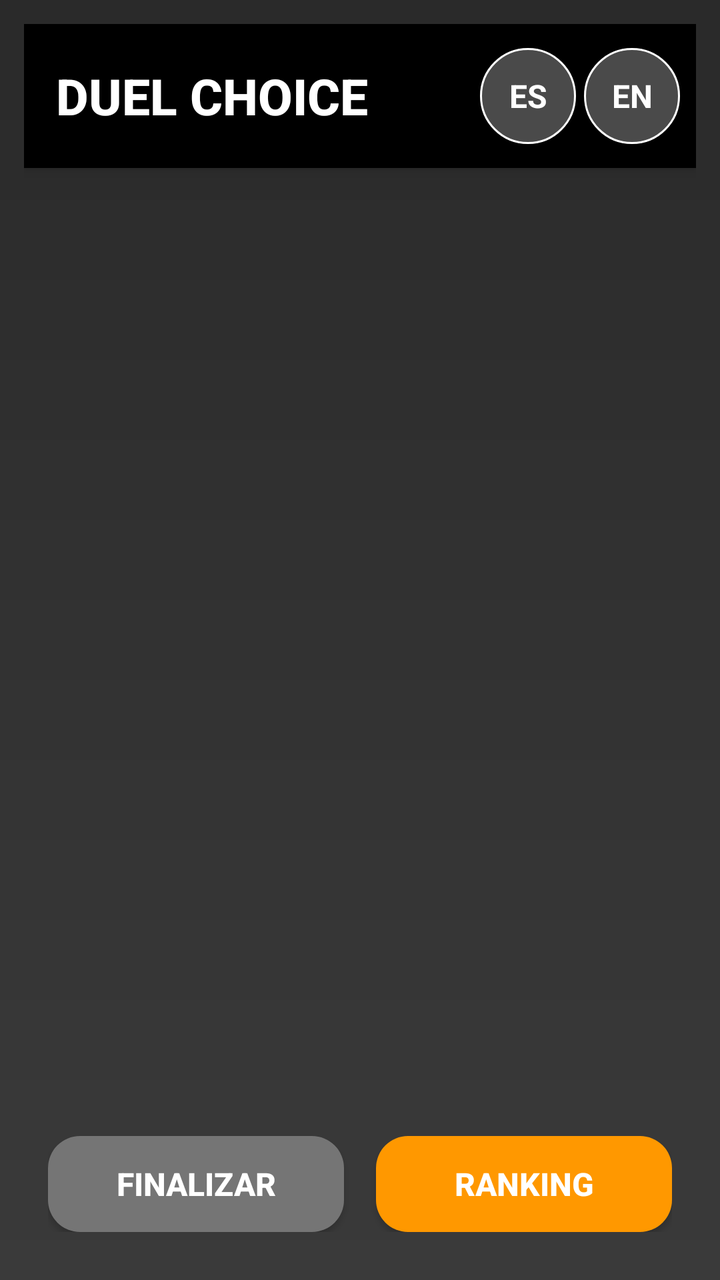
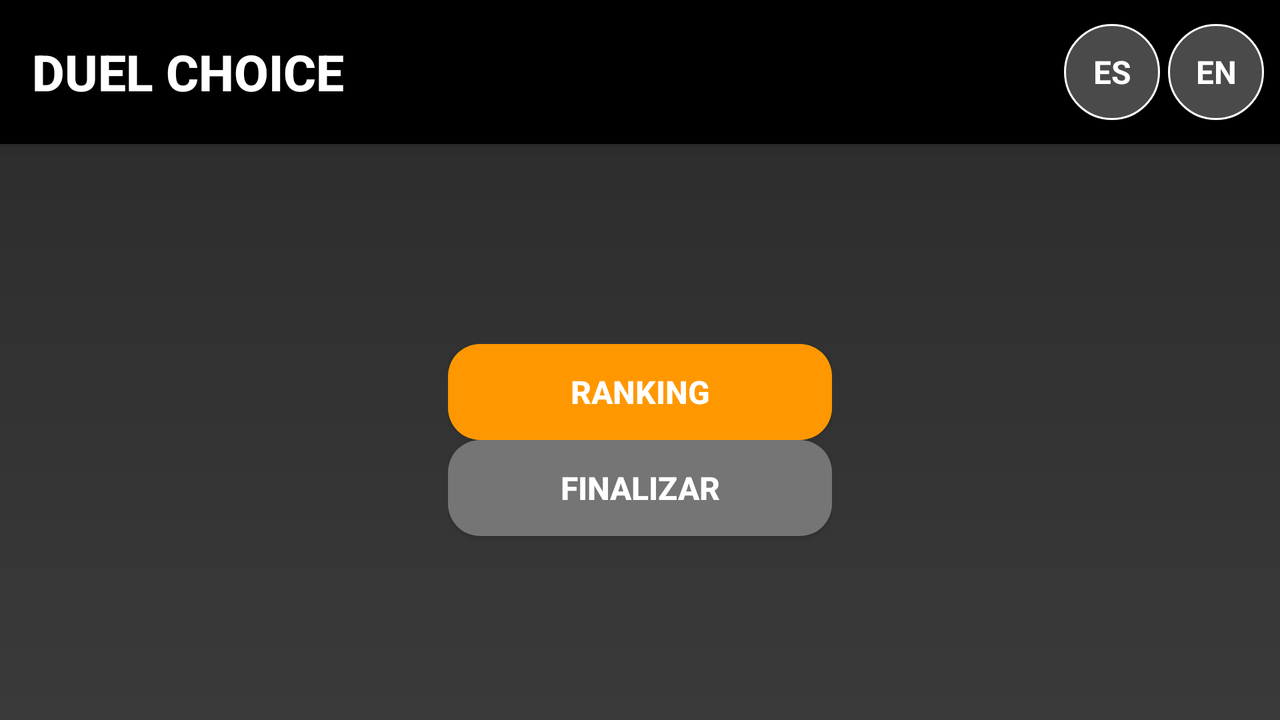

An Android layout and its configuration variant, each rendered on a device that would load it. The default file and the variant file are quoted in full after the pictures.
<!-- AndroidManifest.xml: application theme Theme.DuelChoice -->
<!-- res/layout/activity_juego.xml -->
<LinearLayout xmlns:android="http://schemas.android.com/apk/res/android"
    android:layout_width="match_parent"
    android:layout_height="match_parent"
    android:orientation="vertical"
    android:padding="12dp"
    android:background="@drawable/background_game"
    android:fitsSystemWindows="true">

    
    <include layout="@layout/toolbar_default" />

    <FrameLayout
        android:id="@+id/containerOpcionA"
        android:layout_width="match_parent"
        android:layout_marginVertical="16dp"
        android:layout_height="0dp"
        android:layout_weight="3.5"
        android:layout_marginHorizontal="16dp"
        android:layout_marginBottom="8dp" />

    <FrameLayout
        android:id="@+id/containerPregunta"
        android:layout_width="match_parent"
        android:layout_height="wrap_content"
        android:layout_marginHorizontal="16dp"
        android:layout_marginTop="2dp"
        android:layout_marginBottom="4dp" />

    
    <FrameLayout
        android:id="@+id/containerOpcionB"
        android:layout_width="match_parent"
        android:layout_height="0dp"
        android:layout_weight="3.5"
        android:layout_marginHorizontal="16dp"
        android:layout_marginTop="8dp"
        android:layout_marginBottom="16dp" />

    
    <LinearLayout
        android:layout_width="match_parent"
        android:layout_height="wrap_content"
        android:orientation="horizontal"
        android:gravity="center"
        android:padding="12dp"
        android:elevation="4dp">

        <Button
            android:id="@+id/btnFinalizar"
            android:layout_width="0dp"
            android:layout_height="wrap_content"
            android:layout_weight="1"
            android:text="@string/finalizar"
            android:background="@drawable/boton_cancel"
            android:textColor="@android:color/white"
            android:textSize="16sp"
            android:textStyle="bold"
            android:layout_marginEnd="8dp"
            android:elevation="4dp"/>

        <Button
            android:id="@+id/btnRanking"
            android:layout_width="0dp"
            android:layout_height="wrap_content"
            android:layout_weight="1"
            android:text="@string/ranking"
            android:background="@drawable/boton_create"
            android:textColor="@android:color/white"
            android:textSize="16sp"
            android:textStyle="bold"
            android:layout_marginStart="8dp"
            android:elevation="4dp"/>
    </LinearLayout>

</LinearLayout>
<!-- res/layout/toolbar_default.xml (included above) -->
<?xml version="1.0" encoding="utf-8"?>
<androidx.appcompat.widget.Toolbar xmlns:android="http://schemas.android.com/apk/res/android"
    xmlns:app="http://schemas.android.com/apk/res-auto"
    android:id="@+id/toolbar"
    android:layout_width="match_parent"
    android:layout_height="72dp"
    android:background="?attr/colorPrimary"
    android:elevation="4dp"
    android:theme="@style/ThemeOverlay.AppCompat.Dark.ActionBar"
    app:title="DUEL CHOICE"
    app:titleTextAppearance="@style/ToolbarTitleStyle"
    app:titleTextColor="@android:color/white">

    <LinearLayout
        android:layout_width="wrap_content"
        android:layout_height="match_parent"
        android:layout_gravity="end"
        android:orientation="horizontal"
        android:gravity="center_vertical"
        android:paddingEnd="8dp">

        <TextView
            android:id="@+id/btnIdiomaES"
            android:layout_width="48dp"
            android:layout_height="48dp"
            android:text="ES"
            android:textColor="@android:color/white"
            android:textSize="16sp"
            android:textStyle="bold"
            android:gravity="center"
            android:background="@drawable/boton_idioma"
            android:layout_marginEnd="4dp"
            android:clickable="true"
            android:focusable="true"/>

        <TextView
            android:id="@+id/btnIdiomaEN"
            android:layout_width="48dp"
            android:layout_height="48dp"
            android:text="EN"
            android:textColor="@android:color/white"
            android:textSize="16sp"
            android:textStyle="bold"
            android:gravity="center"
            android:background="@drawable/boton_idioma"
            android:clickable="true"
            android:focusable="true"/>

    </LinearLayout>

</androidx.appcompat.widget.Toolbar>
<!-- resources referenced by this layout -->
<resources>
  <!-- drawable background_game (drawable) -->
  <?xml version="1.0" encoding="utf-8"?>
  <shape xmlns:android="http://schemas.android.com/apk/res/android">
  
      <gradient
          android:startColor="#2A2A2A"
          android:endColor="#3A3A3A"
          android:angle="270"/>
  
  </shape>
  <!-- drawable boton_cancel (drawable) -->
  <?xml version="1.0" encoding="utf-8"?>
  <shape xmlns:android="http://schemas.android.com/apk/res/android">
      <solid android:color="#757575" />
      <corners android:radius="16dp" />
      <padding
          android:left="16dp"
          android:top="12dp"
          android:right="16dp"
          android:bottom="12dp" />
  </shape>
  <!-- drawable boton_create (drawable) -->
  <?xml version="1.0" encoding="utf-8"?>
  <shape xmlns:android="http://schemas.android.com/apk/res/android">
      <solid android:color="#FF9800" />
      <corners android:radius="16dp" />
      <padding
          android:left="16dp"
          android:top="12dp"
          android:right="16dp"
          android:bottom="12dp" />
  </shape>
  <!-- drawable boton_idioma (drawable) -->
  <?xml version="1.0" encoding="utf-8"?>
  <shape xmlns:android="http://schemas.android.com/apk/res/android">
      <solid android:color="#4A4A4A" />
      <corners android:radius="24dp" />
      <stroke
          android:width="1dp"
          android:color="#FFFFFF" />
  </shape>
  <string name="finalizar">FINALIZAR</string>
  <string name="ranking">RANKING</string>
  <style name="ToolbarTitleStyle" parent="TextAppearance.Widget.AppCompat.Toolbar.Title">
          <item name="android:textSize">@dimen/toolbar_title_size</item>
          <item name="android:textStyle">bold</item>
          <item name="android:textColor">@android:color/white</item>
      </style>
  <style name="Theme.DuelChoice" parent="Theme.AppCompat.Light.NoActionBar">
          <item name="colorPrimary">@color/colorPrimary</item>
          <item name="colorPrimaryDark">@color/colorPrimaryDark</item>
          <item name="colorAccent">@color/colorAccent</item>
          <item name="android:statusBarColor">@color/colorPrimaryDark</item>
          <item name="android:fitsSystemWindows">true</item>
  
      </style>
  <dimen name="toolbar_title_size">25sp</dimen>
  <color name="colorPrimary">#000000</color>
  <color name="colorPrimaryDark">#3700B3</color>
  <color name="colorAccent">#03DAC5</color>
</resources>
<!-- res/layout-land/activity_juego.xml (the repository's variant of the layout above) -->
<!-- drawn on the phone turned sideways -->
<?xml version="1.0" encoding="utf-8"?>
<LinearLayout xmlns:android="http://schemas.android.com/apk/res/android"
    android:layout_width="match_parent"
    android:layout_height="match_parent"
    android:orientation="vertical"
    android:background="@drawable/background_game"
    android:fitsSystemWindows="true">

    <include layout="@layout/toolbar_default" />

    <LinearLayout
        android:layout_width="match_parent"
        android:layout_height="match_parent"
        android:orientation="horizontal"
        android:padding="8dp"
        android:weightSum="3">

        <LinearLayout
            android:layout_width="0dp"
            android:layout_height="match_parent"
            android:layout_weight="1"
            android:orientation="vertical"
            android:gravity="center"
            android:padding="8dp">

            <TextView
                android:layout_width="wrap_content"
                android:layout_height="wrap_content"
                android:textSize="18sp"
                android:textStyle="bold"
                android:textColor="@android:color/white"
                android:layout_marginBottom="8dp"/>

            <FrameLayout
                android:id="@+id/containerOpcionA"
                android:layout_width="match_parent"
                android:layout_height="0dp"
                android:layout_weight="1" />
        </LinearLayout>

        <LinearLayout
            android:layout_width="0dp"
            android:layout_height="match_parent"
            android:layout_weight="1"
            android:orientation="vertical"
            android:gravity="center"
            android:padding="8dp">

            <FrameLayout
                android:id="@+id/containerPregunta"
                android:layout_width="match_parent"
                android:layout_height="wrap_content"
                android:layout_marginBottom="16dp" />

            <LinearLayout
                android:layout_width="match_parent"
                android:layout_height="wrap_content"
                android:orientation="vertical"
                android:gravity="center">

                <Button
                    android:id="@+id/btnRanking"
                    android:layout_width="match_parent"
                    android:layout_height="wrap_content"
                    android:text="@string/ranking"
                    android:background="@drawable/boton_create"
                    android:textColor="@android:color/white"
                    android:textSize="16sp"
                    android:textStyle="bold"/>

                <Button
                    android:id="@+id/btnFinalizar"
                    android:layout_width="match_parent"
                    android:layout_height="wrap_content"
                    android:text="@string/finalizar"
                    android:background="@drawable/boton_cancel"
                    android:textColor="@android:color/white"
                    android:textSize="16sp"
                    android:textStyle="bold"
                    android:layout_marginBottom="8dp"/>

            </LinearLayout>
        </LinearLayout>

        <LinearLayout
            android:layout_width="0dp"
            android:layout_height="match_parent"
            android:layout_weight="1"
            android:orientation="vertical"
            android:gravity="center"
            android:padding="8dp">

            <TextView
                android:layout_width="wrap_content"
                android:layout_height="wrap_content"
                android:textSize="18sp"
                android:textStyle="bold"
                android:textColor="@android:color/white"
                android:layout_marginBottom="8dp"/>

            <FrameLayout
                android:id="@+id/containerOpcionB"
                android:layout_width="match_parent"
                android:layout_height="0dp"
                android:layout_weight="1" />
        </LinearLayout>

    </LinearLayout>

</LinearLayout>
